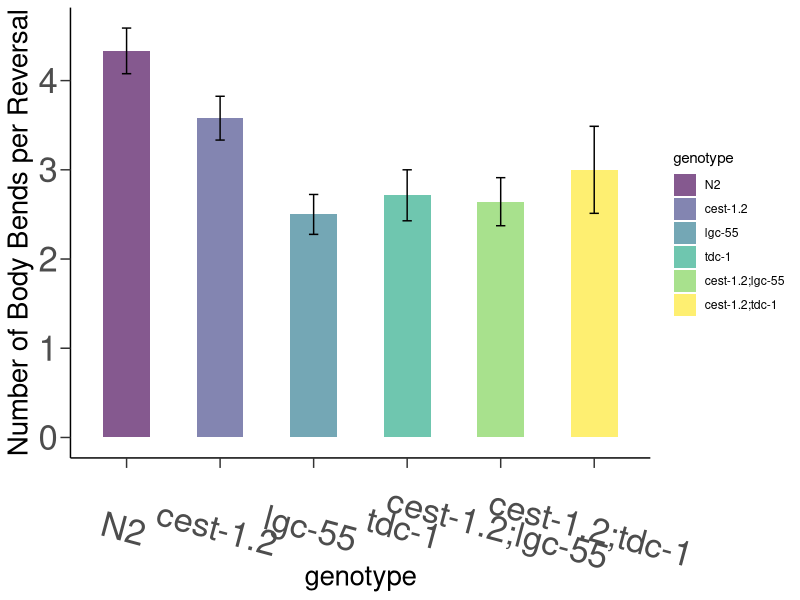
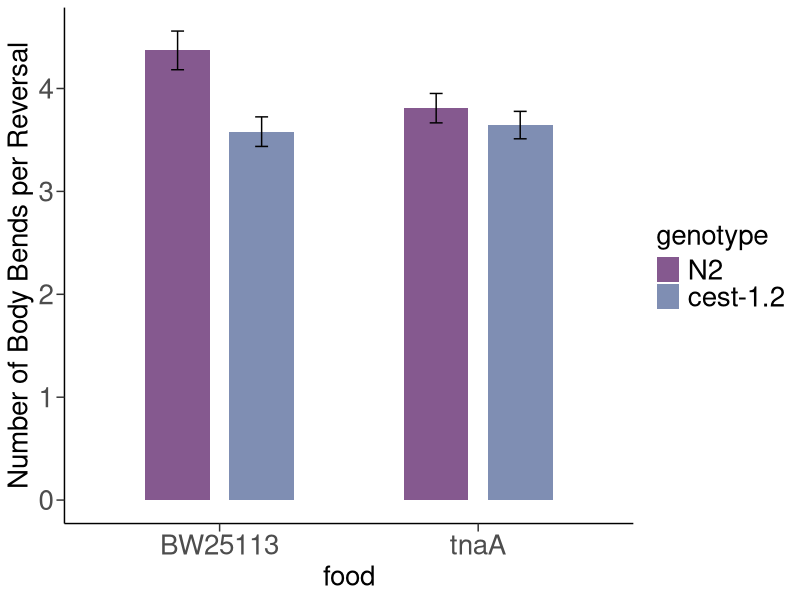

Reproduce these figures in R, in order.

knitr::opts_chunk$set(echo = TRUE)
library(tidyverse)
library(patchwork)
library(ggbeeswarm)
library(kableExtra)
library(magrittr)
library(viridis)
theme_set(theme_classic())


AntTouch <- read_csv('cest1.2_anterior_touch_merged.csv') %>%
  mutate(plate = as.factor(plate))

dates_contaminated <- c("7/7/2021","7/8/2021","7/14/2021","7/15/2021", "12/7/2021")

AntTouch$genotype <- factor(AntTouch$genotype, levels = c('N2','cest-1.2', 
                          'lgc-55','tdc-1','cest-1.2;lgc-55','cest-1.2;tdc-1')
                          ,ordered = TRUE)

(bodybend <- AntTouch %>%
    filter(date == c("1/31/2022","2/25/2022","3/4/2022")) %>%
    ggplot(aes(x = genotype, y = bends, fill = genotype)) +
    stat_summary(aes(fill= genotype),
                 geom = "bar", 
                 fun = "mean", 
                 width = 0.5, 
                 position = position_dodge(width = .65)) +
    stat_summary(geom = "errorbar", 
                 fun.data = "mean_se", 
                 width = 0.1, 
                 position = position_dodge(width = .65)) +
    scale_color_viridis(discrete = TRUE, option = "D", alpha = 0.65) +
    scale_fill_viridis(discrete = TRUE, option = "D", alpha = 0.65) + 
    labs(y = "Number of Body Bends per Reversal") + 
    theme(axis.text = element_text(size = 25)) +
    theme(axis.title = element_text(size = 20)) +
    theme(axis.text.x = element_text(angle = -15))+ 
    theme(axis.ticks.length=unit(0.1,"inch")))

(tnaAbodybendPlot <- AntTouch %>%
  filter(is.na(note), 
         is.na(additive),  
         !food %in% c("OP50", "JUb39", "tdcKO"), 
         genotype %in% c("N2", "cest-1.2"),
         !date %in% dates_contaminated) %>%
  ggplot(aes(x = food, fill = genotype, y = bends)) +
  stat_summary(aes(fill= genotype),
               geom = "bar", 
               fun = "mean", 
               width = 0.5, 
               position = position_dodge(width = .65)) +
  stat_summary(geom = "errorbar", 
               fun.data = "mean_se", 
               width = 0.1, 
               position = position_dodge(width = .65)) +
    scale_color_viridis(discrete = TRUE, option = "D", begin = 0, end = 0.25, alpha = 0.65) +
    scale_fill_viridis(discrete = TRUE, option = "D", begin = 0, end = 0.25, alpha = 0.65) + 
    labs(y = "Number of Body Bends per Reversal") + 
    theme(axis.text = element_text(size = 20)) +
    theme(axis.title = element_text(size = 20)) +
    theme(legend.title = element_text(size = 20)) +
    theme(legend.text = element_text(size = 20)) +
    theme(axis.ticks.length=unit(0.08,"inch")))

  
